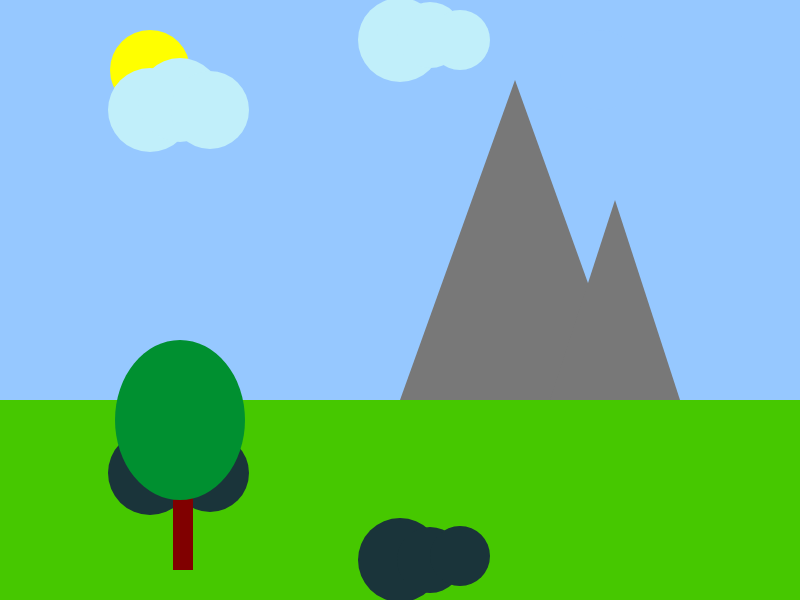
Frame 1 (no input)
Frame 60 (no input): identical to frame 1, image omitted
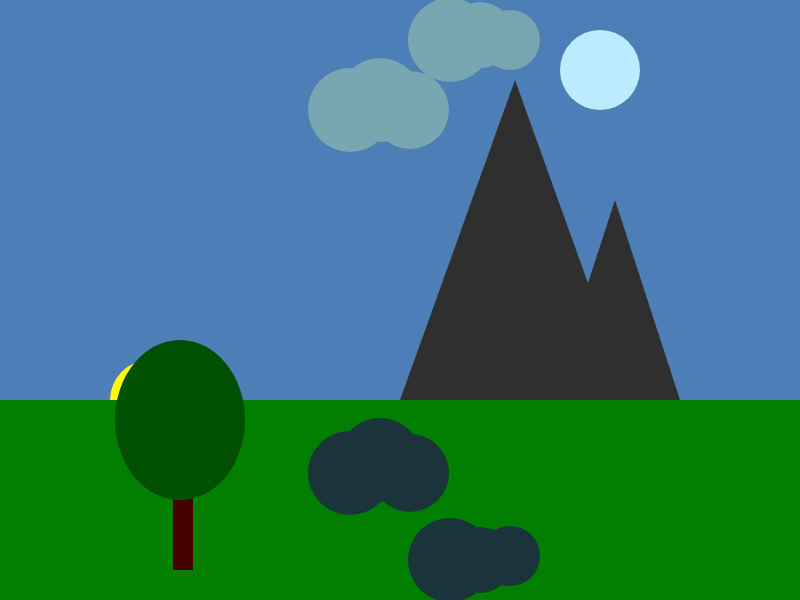
Frame 120 (the mouse pressed at the canvas centre since frame 60)

The p5.js sketch that drew these frames (run headless with seeded random() and noise() and a simulated clock; from frame 60 on, the mouse is pressed at the canvas centre):

// p5.js sketch
// ── sketch.js
var groundHeight;
var mountain1;
var mountain2;

var tree;

var moon;
var sun;
var darkness;
var cloud1
var cloud2

function setup()
{
	createCanvas(800, 600);
	//set the groundHeight proportional to the canvas size
	groundHeight = (height / 3) * 2;

	//initalise the mountain objects with properties to help draw them to the canvas
	mountain1 = {
		x: 400,
		y: groundHeight,
		height: 320,
		width: 230
	};
	mountain2 = {
		x: 550,
		y: groundHeight,
		height: 200,
		width: 130
	};

	//initalise the tree object
	tree = {
		x: 173,
		y: groundHeight + 20,
		trunkWidth: 20,
		trunkHeight: 150,
		canopyWidth: 130,
		canopyHeight: 160
	};

    //initalise the sun 
	sun = {
		x: 150,
		y: 70,
		diameter: 80,
	};
    
    moon =  {
        x: 600, 
        y: 70, 
        diameter: 80,};
    
    cloud1 = {
        x_1:150,
        y_1:110,
        x_2:180,
        y_2:100,
        x_3:210,
        y_3:110,
        diameter:60};
    
    cloud2 = {
        x_1:400,
        y_1:40,
        x_2:430,
        y_2:35,
        x_3:460,
        y_3:40,
        diameter:60};
    
}


	//set the initial darkness
	



function draw()
{
    darkness = min(185,mouseX/5.5);
	//TASK: update the values for the moons brightness, the sun's position and the darkness.
	//You can either map this to the mouse's location (i.e. the futher left the mouse is the more daylight) or you can just change the values gradually over time.


	//draw the sky
	background(150-darkness, 200-darkness, 255-darkness);
	noStroke();

	//draw the sun
	fill(255, 255, 0);
	ellipse(sun.x, max(sun.y, mouseX), sun.diameter);
    
    //draw the moon
    fill(min(255, 150+darkness/2),min(255, 200+darkness/2),min(255, 255+darkness/2));
    ellipse(moon.x, moon.y, moon.diameter );
    
    //TASK: you'll need to draw the moon too. Make sure you use brightness to adjust the colour

	//draw the ground and make it green
	fill(70-darkness, max(100, 200-darkness), 0);
	rect(0, groundHeight, width, height - groundHeight);

	//draw the mountains
	fill(max(40, 120-darkness));
	triangle(mountain1.x, mountain1.y,
		mountain1.x + mountain1.width, mountain1.y,
		mountain1.x + (mountain1.width / 2), mountain1.y - mountain1.height);

	triangle(mountain2.x, mountain2.y,
		mountain2.x + mountain2.width, mountain2.y,
		mountain2.x + (mountain2.width / 2), mountain2.y - mountain2.height);
    
    //shadow cloud1
    fill(26,52,58);
    ellipse(cloud1.x_1+mouseX/2,cloud1.y_1*4.3,cloud1.diameter*1.4);
    ellipse(cloud1.x_2+mouseX/2,cloud1.y_2*4.6,cloud1.diameter*1.4);
    ellipse(cloud1.x_3+mouseX/2,cloud1.y_3*4.3,cloud1.diameter*1.3);
    

    //shadow cloud2
    fill(26,52,58);
    ellipse(cloud2.x_1+mouseX/8,cloud2.y_1*14,cloud2.diameter*1.4);
    ellipse(cloud2.x_2+mouseX/8,cloud2.y_2*16,cloud2.diameter*1.1);
    ellipse(cloud2.x_3+mouseX/8,cloud2.y_3*13.9,cloud2.diameter);

    fill(max(70, 128-darkness),0,0); 
    rect(tree.x,tree.y,tree.trunkWidth,tree.trunkHeight);
    fill(0,max(80,144-darkness),48-darkness);
    ellipse(tree.x+7, tree.y, tree.canopyWidth, tree.canopyHeight);
    
    
    //cloud1
    fill(193-darkness,239-darkness,250 - darkness);
    ellipse(cloud1.x_1+mouseX/2,cloud1.y_1,cloud1.diameter*1.4);
    ellipse(cloud1.x_2+mouseX/2,cloud1.y_2,cloud1.diameter*1.4);
    ellipse(cloud1.x_3+mouseX/2,cloud1.y_3,cloud1.diameter*1.3);
    
    
    //cloud2
    fill(193-darkness,239-darkness,250 - darkness);
    ellipse(cloud2.x_1+mouseX/8,cloud2.y_1,cloud2.diameter*1.4);
    ellipse(cloud2.x_2+mouseX/8,cloud2.y_2,cloud2.diameter*1.1);
    ellipse(cloud2.x_3+mouseX/8,cloud2.y_3,cloud2.diameter);
    



}
